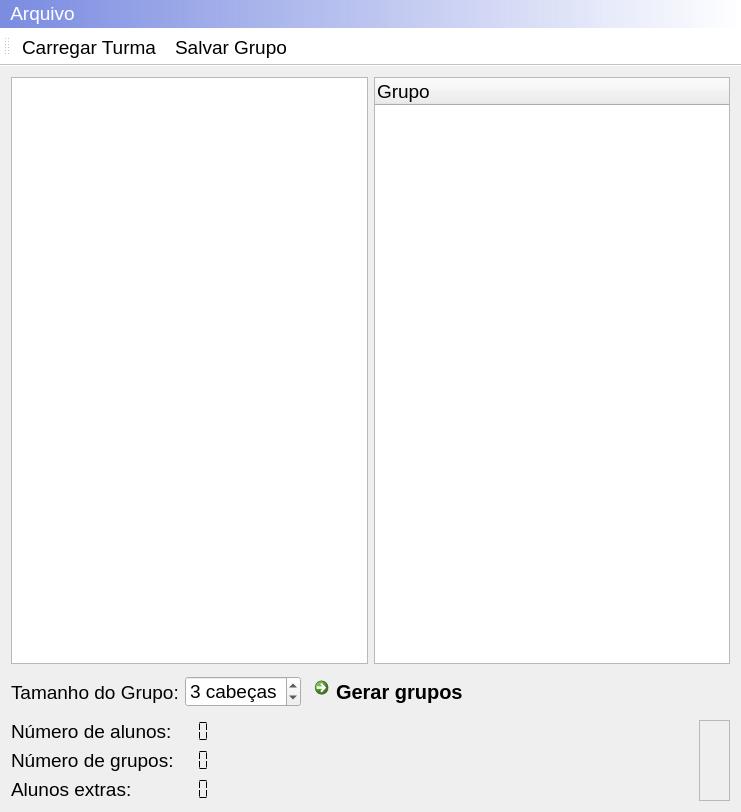
<?xml version="1.0" encoding="UTF-8"?>
<ui version="4.0">
 <class>MainWindow</class>
 <widget class="QMainWindow" name="MainWindow">
  <property name="windowModality">
   <enum>Qt::ApplicationModal</enum>
  </property>
  <property name="geometry">
   <rect>
    <x>0</x>
    <y>0</y>
    <width>741</width>
    <height>812</height>
   </rect>
  </property>
  <property name="font">
   <font>
    <pointsize>14</pointsize>
   </font>
  </property>
  <property name="windowTitle">
   <string>Gerador de Grupos - CAU</string>
  </property>
  <property name="windowIcon">
   <iconset resource="recursos.qrc">
    <normaloff>:/logo_branco_univali.png</normaloff>:/logo_branco_univali.png</iconset>
  </property>
  <property name="styleSheet">
   <string notr="true">border-color: rgba(255, 255, 255, 128);
background-color: rgba(255, 255, 255,196);

QMainWindow{
    background-image: url(:/MandeBem.png);
	background-repeat: no-repeat;
	background-position: top right;
}

QMainWindow::separator:hover {
    background: red;
}
</string>
  </property>
  <widget class="QWidget" name="centralWidget">
   <property name="styleSheet">
    <string notr="true">QFrame#frame {
/*background-image: url(:/logo-azul_univali.png);
background-repeat: no-repeat;
background-position: center center;
background-origin: margin;
*/
border-image: url(:/logo-azul_univali.png) 0 0 0 0 stretch stretch;
border-width: 4px;
}</string>
   </property>
   <layout class="QVBoxLayout" name="verticalLayout_2" stretch="1,0,0">
    <item>
     <widget class="QFrame" name="frame">
      <property name="styleSheet">
       <string notr="true">QScrollBar:vertical {
     border: 2px solid grey;
     background: qlineargradient(spread:pad, x1:0, y1:0, x2:0, y2:1, stop:0 rgba(37, 23, 212, 138), stop:1 rgba(255, 0, 0, 139));
     width: 15px;
     margin: 22px 0 22px 0;
 }
 QScrollBar::handle:vertical {
     background: white;
     min-height: 20px;
 }
 QScrollBar::add-line:vertical {
     border: 2px solid grey;
     background: rgb(255, 0, 0);
     height: 20px;
     subcontrol-position: bottom;
     subcontrol-origin: margin;
 }

 QScrollBar::sub-line:vertical {
     border: 2px solid grey;
     background: rgb(0, 0, 255);
     height: 20px;
     subcontrol-position: top;
     subcontrol-origin: margin;
 }
 QScrollBar::up-arrow:vertical, QScrollBar::down-arrow:vertical {
     border: 2px solid grey;
     width: 3px;
     height: 3px;
     background: white;
 }

 QScrollBar::add-page:vertical, QScrollBar::sub-page:vertical {
     background: none;
 }

QScrollBar:horizontal {
    border: 2px solid gray;
    background: qlineargradient(spread:pad, x1:1, y1:0, x2:0, y2:0, stop:0 rgba(255, 0, 0, 139), stop:1 rgba(37, 23, 212, 138));
    height: 15px;
    margin: 0px 20px 0px 20px;
}

QScrollBar::handle:horizontal {
    background: white;
    min-width: 20px;
}

QScrollBar::add-line:horizontal {
    background: red;
    width: 16px;
    subcontrol-position: right;
    subcontrol-origin: margin;
    border: 2px solid gray;
}

QScrollBar::sub-line:horizontal {
    background: blue;
    width: 16px;
    subcontrol-position: top left;
    subcontrol-origin: margin;
    border: 2px solid black;
    position: absolute;
    right: 20px;
}

QScrollBar:left-arrow:horizontal, QScrollBar::right-arrow:horizontal {
    width: 3px;
    height: 3px;
    background: white;
}

QScrollBar::add-page:horizontal, QScrollBar::sub-page:horizontal {
    background: none;
}</string>
      </property>
      <property name="frameShape">
       <enum>QFrame::NoFrame</enum>
      </property>
      <property name="frameShadow">
       <enum>QFrame::Plain</enum>
      </property>
      <property name="lineWidth">
       <number>0</number>
      </property>
      <layout class="QHBoxLayout" name="horizontalLayout">
       <property name="leftMargin">
        <number>0</number>
       </property>
       <property name="topMargin">
        <number>0</number>
       </property>
       <property name="rightMargin">
        <number>0</number>
       </property>
       <property name="bottomMargin">
        <number>0</number>
       </property>
       <item>
        <widget class="QListWidget" name="listaAlunos">
         <property name="font">
          <font>
           <pointsize>14</pointsize>
          </font>
         </property>
         <property name="layoutDirection">
          <enum>Qt::RightToLeft</enum>
         </property>
        </widget>
       </item>
       <item>
        <widget class="QTreeWidget" name="arvoreGrupos">
         <property name="font">
          <font>
           <pointsize>14</pointsize>
          </font>
         </property>
         <column>
          <property name="text">
           <string>Grupo</string>
          </property>
          <property name="font">
           <font>
            <pointsize>14</pointsize>
           </font>
          </property>
         </column>
        </widget>
       </item>
      </layout>
     </widget>
    </item>
    <item>
     <layout class="QHBoxLayout" name="horizontalLayout_2">
      <item>
       <widget class="QLabel" name="label">
        <property name="font">
         <font>
          <pointsize>14</pointsize>
         </font>
        </property>
        <property name="text">
         <string>Tamanho do Grupo:</string>
        </property>
        <property name="buddy">
         <cstring>inTamanhoGrupo</cstring>
        </property>
       </widget>
      </item>
      <item>
       <widget class="QSpinBox" name="inTamanhoGrupo">
        <property name="font">
         <font>
          <pointsize>14</pointsize>
         </font>
        </property>
        <property name="suffix">
         <string> cabeças</string>
        </property>
        <property name="minimum">
         <number>2</number>
        </property>
        <property name="maximum">
         <number>4</number>
        </property>
        <property name="value">
         <number>3</number>
        </property>
       </widget>
      </item>
      <item>
       <widget class="QCommandLinkButton" name="btnGerarGrupos">
        <property name="font">
         <font>
          <family>Segoe UI</family>
          <pointsize>15</pointsize>
         </font>
        </property>
        <property name="text">
         <string>Gerar grupos</string>
        </property>
        <property name="icon">
         <iconset resource="recursos.qrc">
          <normaloff>:/icon_gerar.png</normaloff>:/icon_gerar.png</iconset>
        </property>
        <property name="iconSize">
         <size>
          <width>48</width>
          <height>48</height>
         </size>
        </property>
       </widget>
      </item>
      <item>
       <spacer name="horizontalSpacer">
        <property name="orientation">
         <enum>Qt::Horizontal</enum>
        </property>
        <property name="sizeHint" stdset="0">
         <size>
          <width>40</width>
          <height>20</height>
         </size>
        </property>
       </spacer>
      </item>
     </layout>
    </item>
    <item>
     <layout class="QGridLayout" name="gridLayout">
      <item row="1" column="0">
       <widget class="QLabel" name="label_3">
        <property name="font">
         <font>
          <pointsize>14</pointsize>
         </font>
        </property>
        <property name="text">
         <string>Número de grupos:</string>
        </property>
       </widget>
      </item>
      <item row="1" column="1">
       <widget class="QLCDNumber" name="lcdNumGrupos">
        <property name="sizePolicy">
         <sizepolicy hsizetype="Minimum" vsizetype="Expanding">
          <horstretch>0</horstretch>
          <verstretch>0</verstretch>
         </sizepolicy>
        </property>
        <property name="font">
         <font>
          <pointsize>14</pointsize>
         </font>
        </property>
        <property name="frameShape">
         <enum>QFrame::NoFrame</enum>
        </property>
        <property name="digitCount">
         <number>2</number>
        </property>
        <property name="segmentStyle">
         <enum>QLCDNumber::Flat</enum>
        </property>
       </widget>
      </item>
      <item row="2" column="2">
       <spacer name="horizontalSpacer_4">
        <property name="orientation">
         <enum>Qt::Horizontal</enum>
        </property>
        <property name="sizeHint" stdset="0">
         <size>
          <width>40</width>
          <height>20</height>
         </size>
        </property>
       </spacer>
      </item>
      <item row="1" column="2">
       <spacer name="horizontalSpacer_3">
        <property name="orientation">
         <enum>Qt::Horizontal</enum>
        </property>
        <property name="sizeHint" stdset="0">
         <size>
          <width>40</width>
          <height>20</height>
         </size>
        </property>
       </spacer>
      </item>
      <item row="0" column="0">
       <widget class="QLabel" name="label_2">
        <property name="font">
         <font>
          <pointsize>14</pointsize>
         </font>
        </property>
        <property name="text">
         <string>Número de alunos:</string>
        </property>
       </widget>
      </item>
      <item row="2" column="0">
       <widget class="QLabel" name="label_4">
        <property name="font">
         <font>
          <pointsize>14</pointsize>
         </font>
        </property>
        <property name="text">
         <string>Alunos extras:</string>
        </property>
       </widget>
      </item>
      <item row="2" column="1">
       <widget class="QLCDNumber" name="lcdAlunosExtras">
        <property name="sizePolicy">
         <sizepolicy hsizetype="Minimum" vsizetype="Expanding">
          <horstretch>0</horstretch>
          <verstretch>0</verstretch>
         </sizepolicy>
        </property>
        <property name="font">
         <font>
          <pointsize>14</pointsize>
         </font>
        </property>
        <property name="frameShape">
         <enum>QFrame::NoFrame</enum>
        </property>
        <property name="digitCount">
         <number>2</number>
        </property>
        <property name="segmentStyle">
         <enum>QLCDNumber::Flat</enum>
        </property>
       </widget>
      </item>
      <item row="0" column="1">
       <widget class="QLCDNumber" name="lcdNumAlunos">
        <property name="sizePolicy">
         <sizepolicy hsizetype="Minimum" vsizetype="Expanding">
          <horstretch>0</horstretch>
          <verstretch>0</verstretch>
         </sizepolicy>
        </property>
        <property name="font">
         <font>
          <pointsize>14</pointsize>
         </font>
        </property>
        <property name="frameShape">
         <enum>QFrame::NoFrame</enum>
        </property>
        <property name="digitCount">
         <number>2</number>
        </property>
        <property name="segmentStyle">
         <enum>QLCDNumber::Flat</enum>
        </property>
       </widget>
      </item>
      <item row="0" column="2">
       <spacer name="horizontalSpacer_2">
        <property name="orientation">
         <enum>Qt::Horizontal</enum>
        </property>
        <property name="sizeHint" stdset="0">
         <size>
          <width>40</width>
          <height>20</height>
         </size>
        </property>
       </spacer>
      </item>
      <item row="0" column="3" rowspan="3">
       <widget class="QFrame" name="frame_2">
        <property name="frameShape">
         <enum>QFrame::StyledPanel</enum>
        </property>
        <property name="frameShadow">
         <enum>QFrame::Raised</enum>
        </property>
        <property name="lineWidth">
         <number>0</number>
        </property>
        <layout class="QVBoxLayout" name="verticalLayout">
         <item>
          <widget class="QLabel" name="label_5">
           <property name="text">
            <string/>
           </property>
           <property name="pixmap">
            <pixmap resource="recursos.qrc">:/MandeBem.png</pixmap>
           </property>
          </widget>
         </item>
        </layout>
       </widget>
      </item>
     </layout>
    </item>
   </layout>
  </widget>
  <widget class="QMenuBar" name="menuBar">
   <property name="geometry">
    <rect>
     <x>0</x>
     <y>0</y>
     <width>741</width>
     <height>37</height>
    </rect>
   </property>
   <property name="font">
    <font>
     <pointsize>14</pointsize>
    </font>
   </property>
   <property name="styleSheet">
    <string notr="true">QMenuBar {
background-color: qlineargradient(spread:pad, x1:0, y1:0, x2:1, y2:0, stop:0 rgba(23, 55, 212, 138), stop:1 rgba(255, 255, 255, 255));
color: white;
}
</string>
   </property>
   <widget class="QMenu" name="menuArquivo">
    <property name="styleSheet">
     <string notr="true">background-color: white;
color: black;
selection-background-color: rgba(0, 170, 255, 128);
selection-color: rgb(255, 0, 0);</string>
    </property>
    <property name="title">
     <string>Arquivo</string>
    </property>
    <addaction name="actionCarregar_Turma"/>
    <addaction name="actionSalvar_Grupo"/>
   </widget>
   <addaction name="menuArquivo"/>
  </widget>
  <widget class="QToolBar" name="mainToolBar">
   <property name="styleSheet">
    <string notr="true">background-color: rgb(255, 255, 255);</string>
   </property>
   <property name="iconSize">
    <size>
     <width>48</width>
     <height>48</height>
    </size>
   </property>
   <attribute name="toolBarArea">
    <enum>TopToolBarArea</enum>
   </attribute>
   <attribute name="toolBarBreak">
    <bool>false</bool>
   </attribute>
   <addaction name="actionCarregar_Turma"/>
   <addaction name="actionSalvar_Grupo"/>
  </widget>
  <action name="actionCarregar_Turma">
   <property name="icon">
    <iconset resource="recursos.qrc">
     <normaloff>:/icon_turma.png</normaloff>:/icon_turma.png</iconset>
   </property>
   <property name="text">
    <string>Carregar Turma</string>
   </property>
   <property name="font">
    <font>
     <pointsize>14</pointsize>
    </font>
   </property>
   <property name="shortcut">
    <string>Ctrl+O</string>
   </property>
  </action>
  <action name="actionSalvar_Grupo">
   <property name="icon">
    <iconset resource="recursos.qrc">
     <normaloff>:/icon_angel.png</normaloff>:/icon_angel.png</iconset>
   </property>
   <property name="text">
    <string>Salvar Grupo</string>
   </property>
   <property name="font">
    <font>
     <pointsize>14</pointsize>
    </font>
   </property>
   <property name="shortcut">
    <string>Ctrl+S</string>
   </property>
  </action>
 </widget>
 <layoutdefault spacing="6" margin="11"/>
 <tabstops>
  <tabstop>listaAlunos</tabstop>
  <tabstop>arvoreGrupos</tabstop>
  <tabstop>inTamanhoGrupo</tabstop>
  <tabstop>btnGerarGrupos</tabstop>
 </tabstops>
 <resources>
  <include location="recursos.qrc"/>
 </resources>
 <connections/>
</ui>
